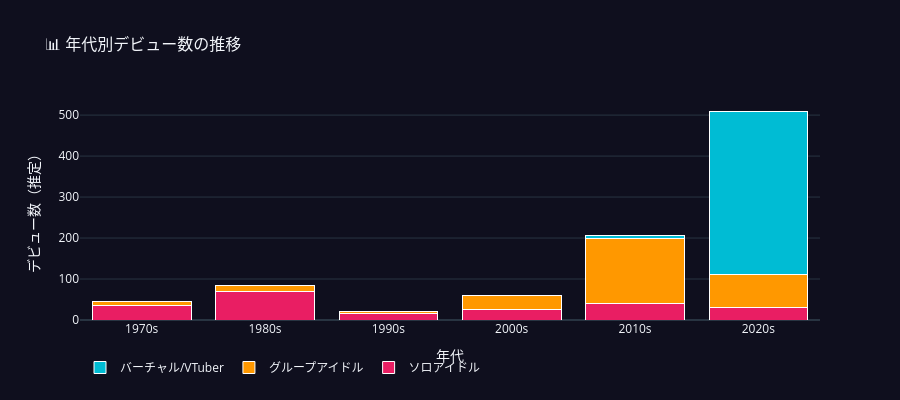

The code cell stored with this chart in its notebook:
### Markdown cell above
---
## 📊 第3章: デビューパターン分析

年代ごとのアイドルデビュー数の推移と、グループアイドル vs ソロアイドルの比率変化。

### Code cell
# Simulated debut data by decade
decades = ['1970s', '1980s', '1990s', '2000s', '2010s', '2020s']
solo_debuts = [35, 70, 15, 25, 40, 30]
group_debuts = [10, 15, 5, 35, 160, 80]
virtual_debuts = [0, 0, 0, 0, 5, 400]

fig = go.Figure()

fig.add_trace(go.Bar(
    name='ソロアイドル', x=decades, y=solo_debuts,
    marker_color='#E91E63', marker_line=dict(width=1, color='white'),
))
fig.add_trace(go.Bar(
    name='グループアイドル', x=decades, y=group_debuts,
    marker_color='#FF9800', marker_line=dict(width=1, color='white'),
))
fig.add_trace(go.Bar(
    name='バーチャル/VTuber', x=decades, y=virtual_debuts,
    marker_color='#00BCD4', marker_line=dict(width=1, color='white'),
))

fig.update_layout(
    title=dict(text='📊 年代別デビュー数の推移', font=dict(size=16)),
    barmode='stack',
    template='plotly_dark',
    height=400,
    xaxis_title='年代',
    yaxis_title='デビュー数（推定）',
    plot_bgcolor='rgba(15,15,30,1)',
    paper_bgcolor='rgba(15,15,30,1)',
    legend=dict(orientation='h', y=-0.15),
)

fig.show()
print("💡 2020年代はVTuber/バーチャルアイドルの爆発的増加が特徴的")

### Figure 1 — Plotly figure (JSON) as saved in the notebook; plotly's stock layout.template omitted (floating-point values rounded to 4 significant figures)
{"data": [{"marker": {"color": "#E91E63", "line": {"color": "white", "width": 1}}, "name": "ソロアイドル", "type": "bar", "x": ["1970s", "1980s", "1990s", "2000s", "2010s", "2020s"], "y": [35, 70, 15, 25, 40, 30]}, {"marker": {"color": "#FF9800", "line": {"color": "white", "width": 1}}, "name": "グループアイドル", "type": "bar", "x": ["1970s", "1980s", "1990s", "2000s", "2010s", "2020s"], "y": [10, 15, 5, 35, 160, 80]}, {"marker": {"color": "#00BCD4", "line": {"color": "white", "width": 1}}, "name": "バーチャル/VTuber", "type": "bar", "x": ["1970s", "1980s", "1990s", "2000s", "2010s", "2020s"], "y": [0, 0, 0, 0, 5, 400]}], "layout": {"barmode": "stack", "height": 400, "legend": {"orientation": "h", "y": -0.15}, "paper_bgcolor": "rgba(15,15,30,1)", "plot_bgcolor": "rgba(15,15,30,1)", "title": {"font": {"size": 16}, "text": "📊 年代別デビュー数の推移"}, "xaxis": {"title": {"text": "年代"}}, "yaxis": {"title": {"text": "デビュー数（推定）"}}}}
